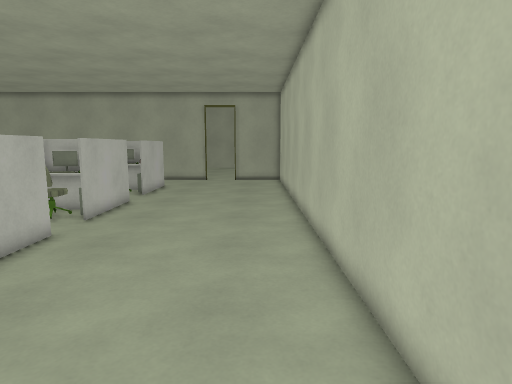
[1] (above)

24 first-person views from a walk through a Godot game level. The camera is 1.5 m above the floor, tilts 8° down and sees 75° across. The floor is counted in squares, 0.5 m on a side. Each view is taken from the middle of a square. On the plan, view 1 faces up. The plan holds only what a view shows up to about 20 squares ahead; the rest is blank. The place goes on beyond the plan. Some surface patterns are stand-ins.

[2]
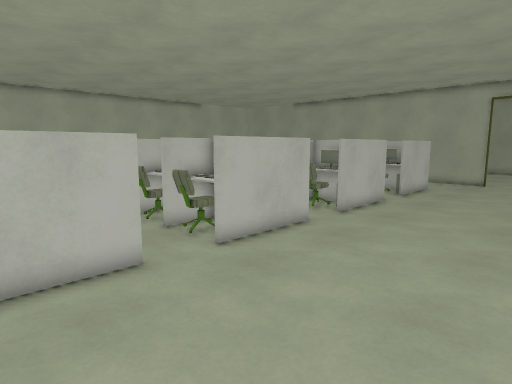

[3]
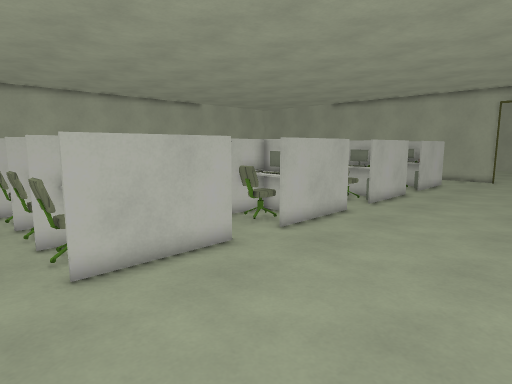

[4]
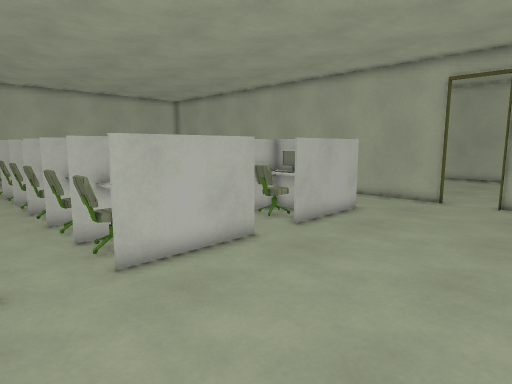

[5]
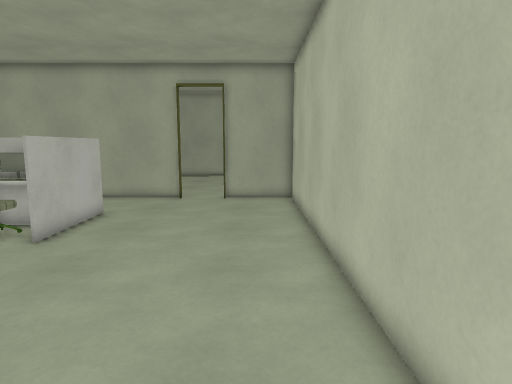

[6]
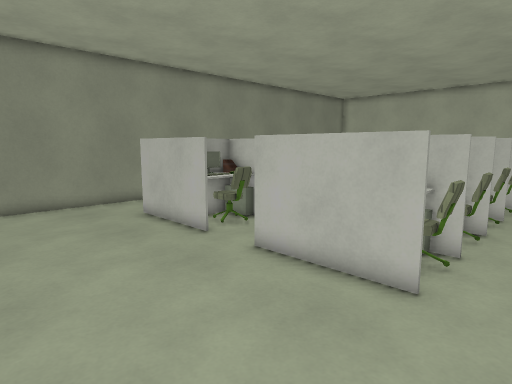

[7]
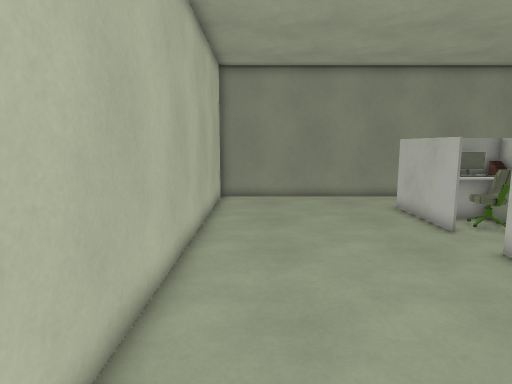

[8]
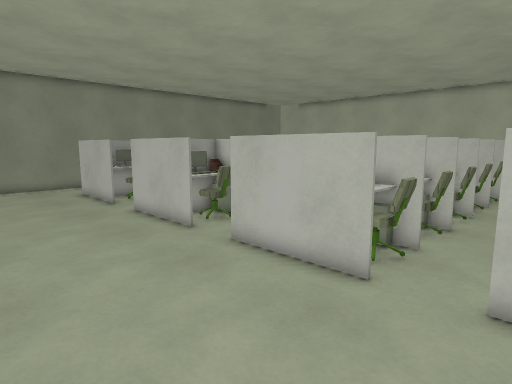

[9]
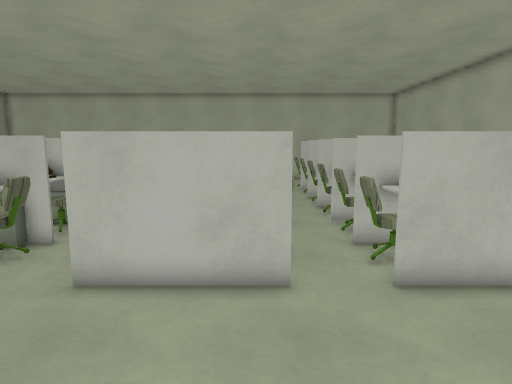

[10]
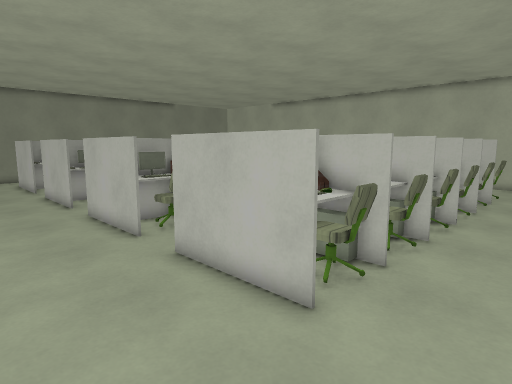

[11]
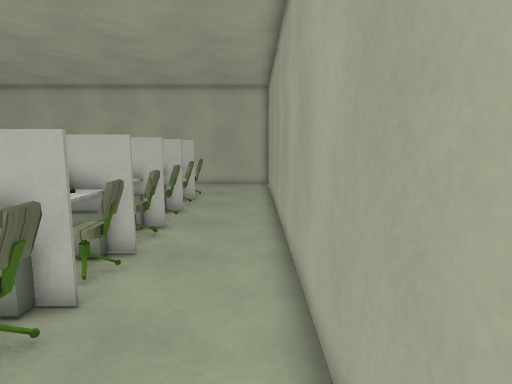

[12]
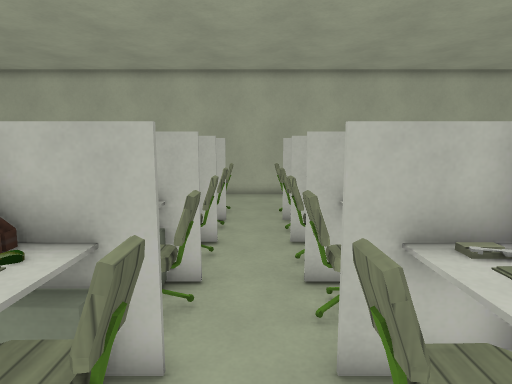

[13]
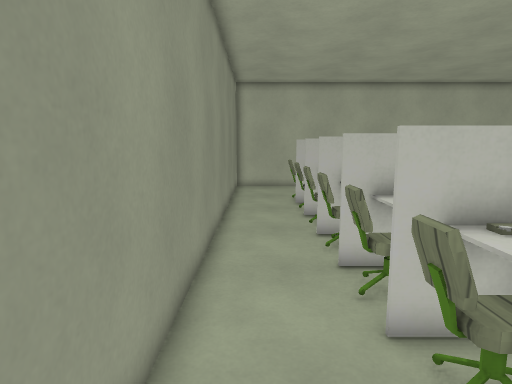

[14]
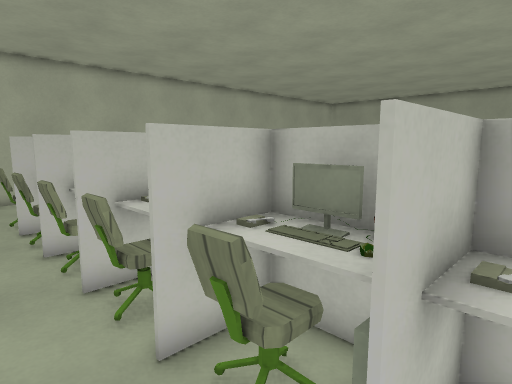

[15]
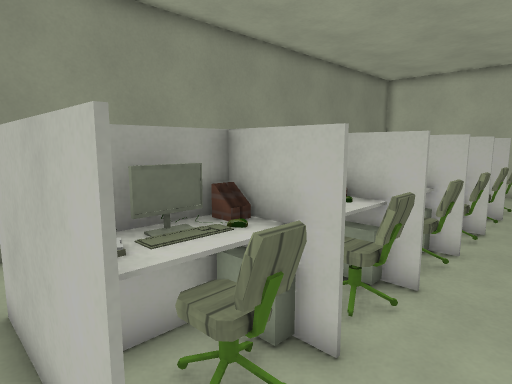

[16]
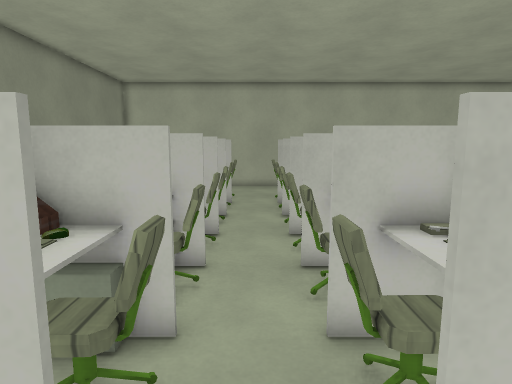

[17]
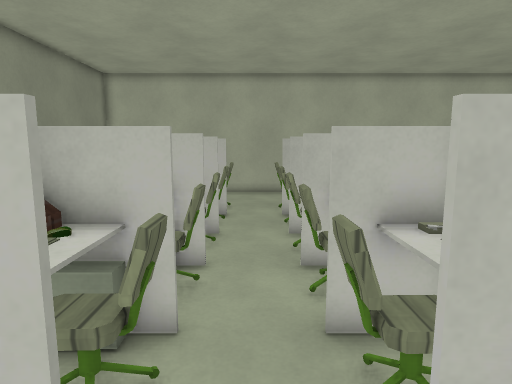

[18]
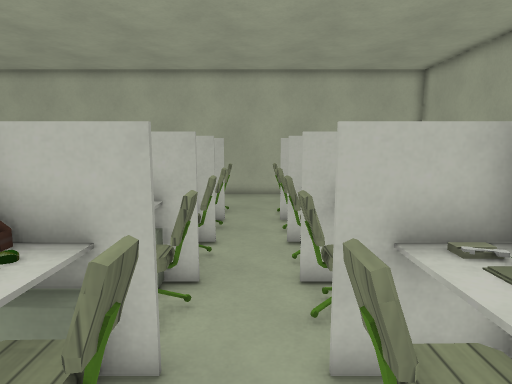

[19]
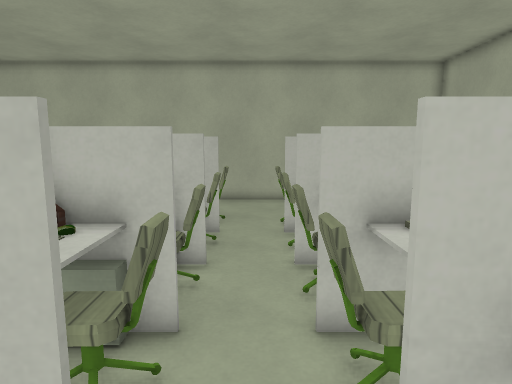

[20]
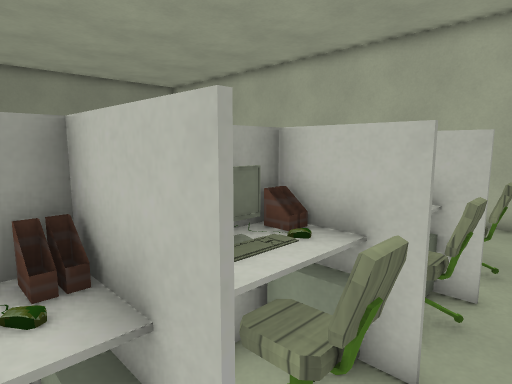

[21]
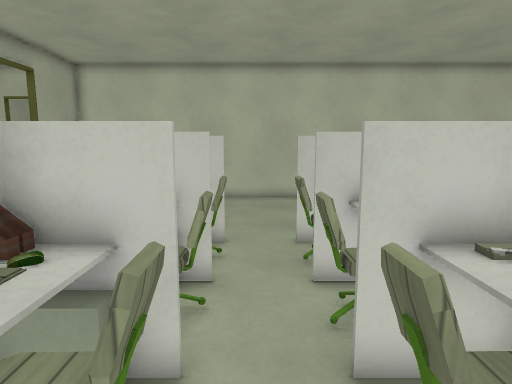

[22]
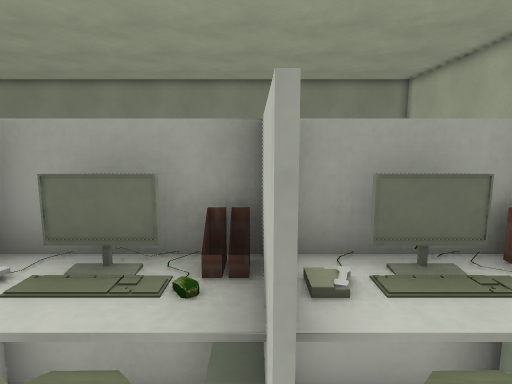

[23]
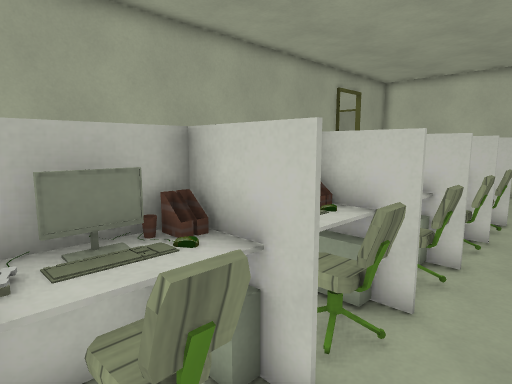

[24]
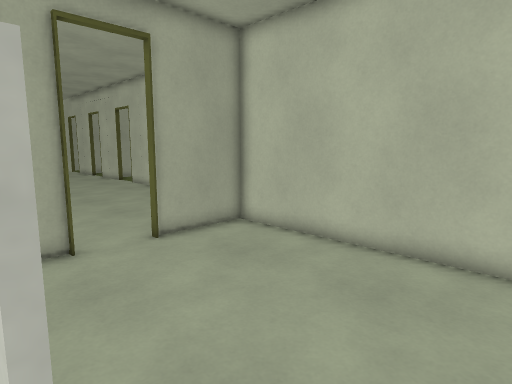

### Floor plan
Key: @ floor where view 1 was taken; # wall or solid block; . floor; ^ raised ledge; C chair; O other object.
Columns run from 23 left of view 1 to 2 right of it. Each row starts with its distance up from view 1.
 36                      ....
 35                      ....
 34                     .....
 33                    .....
 32                    .....
 31                    ....
 30                    ....
 29 ###################...####
 28 .........................#
 27 .........................#
 26 .........................#
 25 O.CC.CC.CC.CC.CC#........#
 24 O^CC^CC^CC^CC^CC#........#
 23           ^^ ^^ #........#
 22  ^^^^ ^^ ^^^ ^^^^........#
 21  ^CC^CC^CC^CC^CC#........#
 20 O.CC.CC.CC.CC.CC#........#
 19 .........................#
 18 C.CC.CC.CC.CC.CC#........#
 17 C^CC^C^^C^^C^^C^#........#
 16  ^^^^^^^^^^^ ^^^#........#
 15  ^^^^^^^^ ^^ ^^^^........#
 14 O^CC^CC^CC^CC^CC#........#
 13 O.CC.CC.CC.CC.CC#........#
 12 .........................#
 11 O.CC#CC.CC.CC.CC#........#
 10 O^CC#CC^CC^C^^C^#........#
  9           ^^ ^^^#........#
  8           ^^ #^^#........#
  7 O^OO^CC^CC^CC^CC#........#
  6 O.OO.CC.CC.CC.CC#........#
  5 .........................#
  4 O.CC.CC.CC.CC.CC#........#
  3 O^CC^C ^C^^C^^CC#........#
  2           ^^ ^^^#........#
  1        ^  ^^^^^^#........#
  0 O^CC^CC^CC^CC^CC#......@.#
 -1 O.CC.CC.CC.CC.CC#........#
 -2 .........................#
 -3 .........................#
 -4 ##########################

Positions as (right, up) in squares from view 1, and headings:
1: (0, 0), facing up
2: (1, 0), facing up-left
3: (1, -3), facing up-left
4: (1, 10), facing up-left
5: (0, 10), facing up
6: (0, 13), facing down-left
7: (0, 15), facing down
8: (0, 21), facing down-left
9: (0, 17), facing left
10: (-2, 28), facing down-left
11: (-4, 28), facing left
12: (-9, 12), facing left
13: (-5, -3), facing left
14: (-9, -3), facing up-left
15: (-6, 6), facing down-left
16: (-5, 5), facing left
17: (-8, 5), facing left
18: (-9, 19), facing left
19: (-11, 19), facing left
20: (-15, 19), facing down-left
21: (-17, 19), facing right
22: (-19, 19), facing down
23: (-22, 18), facing up-right
24: (-7, 19), facing up-right
